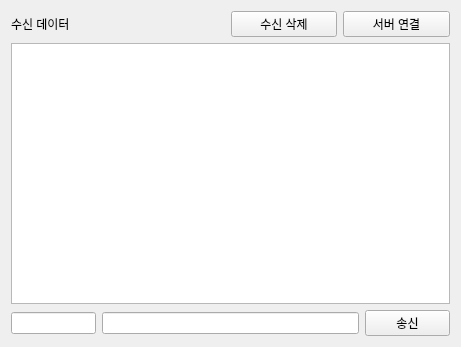
<?xml version="1.0" encoding="UTF-8"?>
<ui version="4.0">
 <class>Tab2SocketClient</class>
 <widget class="QWidget" name="Tab2SocketClient">
  <property name="geometry">
   <rect>
    <x>0</x>
    <y>0</y>
    <width>461</width>
    <height>347</height>
   </rect>
  </property>
  <property name="windowTitle">
   <string>Form</string>
  </property>
  <layout class="QVBoxLayout" name="verticalLayout">
   <item>
    <layout class="QHBoxLayout" name="horizontalLayout" stretch="2,1,1">
     <item>
      <widget class="QLabel" name="pLabel">
       <property name="text">
        <string>수신 데이터</string>
       </property>
       <property name="alignment">
        <set>Qt::AlignLeading|Qt::AlignLeft|Qt::AlignVCenter</set>
       </property>
      </widget>
     </item>
     <item>
      <widget class="QPushButton" name="pPBRecvDataClr">
       <property name="text">
        <string>수신 삭제</string>
       </property>
      </widget>
     </item>
     <item>
      <widget class="QPushButton" name="pPBServerConnect">
       <property name="text">
        <string>서버 연결</string>
       </property>
       <property name="checkable">
        <bool>true</bool>
       </property>
      </widget>
     </item>
    </layout>
   </item>
   <item>
    <layout class="QHBoxLayout" name="horizontalLayout_2">
     <item>
      <widget class="QTextEdit" name="pTERecvData"/>
     </item>
    </layout>
   </item>
   <item>
    <layout class="QHBoxLayout" name="horizontalLayout_3" stretch="2,6,2">
     <item>
      <widget class="QLineEdit" name="pLERecvId"/>
     </item>
     <item>
      <widget class="QLineEdit" name="pLESendData"/>
     </item>
     <item>
      <widget class="QPushButton" name="pPBSendButton">
       <property name="text">
        <string>송신</string>
       </property>
      </widget>
     </item>
    </layout>
   </item>
  </layout>
 </widget>
 <resources/>
 <connections/>
</ui>
